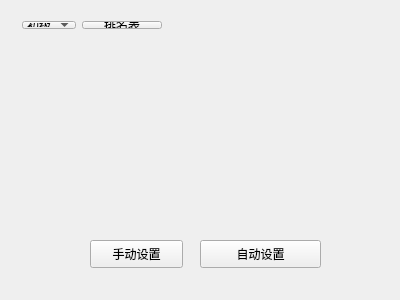
<?xml version="1.0" encoding="UTF-8"?>
<ui version="4.0">
 <class>Widget</class>
 <widget class="QWidget" name="Widget">
  <property name="geometry">
   <rect>
    <x>0</x>
    <y>0</y>
    <width>400</width>
    <height>300</height>
   </rect>
  </property>
  <property name="windowTitle">
   <string>Widget</string>
  </property>
  <widget class="QPushButton" name="pushButton_2">
   <property name="geometry">
    <rect>
     <x>90</x>
     <y>240</y>
     <width>93</width>
     <height>28</height>
    </rect>
   </property>
   <property name="text">
    <string>手动设置</string>
   </property>
  </widget>
  <widget class="QPushButton" name="pushButton_3">
   <property name="geometry">
    <rect>
     <x>200</x>
     <y>240</y>
     <width>121</width>
     <height>28</height>
    </rect>
   </property>
   <property name="text">
    <string>自动设置</string>
   </property>
  </widget>
  <widget class="QWidget" name="">
   <property name="geometry">
    <rect>
     <x>11</x>
     <y>10</y>
     <width>162</width>
     <height>30</height>
    </rect>
   </property>
   <layout class="QHBoxLayout" name="horizontalLayout">
    <item>
     <widget class="QComboBox" name="comboBox">
      <item>
       <property name="text">
        <string>初级</string>
       </property>
      </item>
      <item>
       <property name="text">
        <string>中级</string>
       </property>
      </item>
      <item>
       <property name="text">
        <string>高级</string>
       </property>
      </item>
     </widget>
    </item>
    <item>
     <widget class="QPushButton" name="pushButton">
      <property name="text">
       <string>排名表</string>
      </property>
     </widget>
    </item>
   </layout>
  </widget>
 </widget>
 <layoutdefault spacing="6" margin="11"/>
 <resources/>
 <connections/>
</ui>
